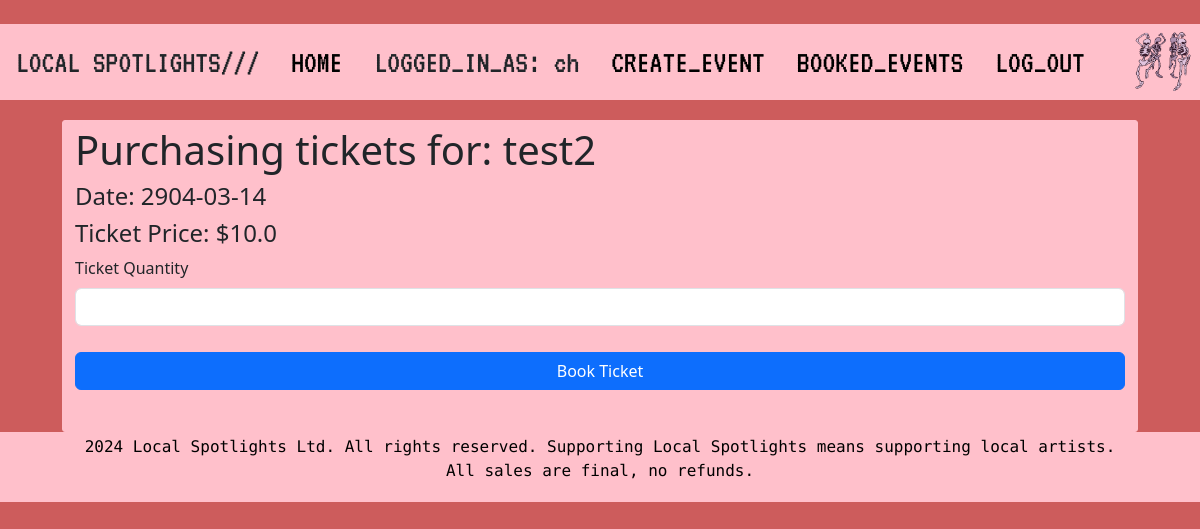
The page /events/6/booking (signed in) on the database its author committed.
### local_spotlights/models.py (models this page shows, shortened)
class User(db.Model, UserMixin):
    __tablename__ = 'users'
    id = db.Column(db.Integer, primary_key=True)
    name = db.Column(db.String(100), index=True, unique=True, nullable=False)
    email_id = db.Column(db.String(100), index=True, nullable=False)
    password_hash = db.Column(db.String(255), nullable=False)
    mobile_num = db.Column(db.String(20))
    address = db.Column(db.String(100))
    comments = db.relationship('Comment', backref='user')
    events = db.relationship('Event', backref='user')
    order = db.relationship('Order', backref='user')

class Event(db.Model):
    __tablename__ = 'events'
    id = db.Column(db.Integer, primary_key=True)
    artist = db.Column(db.String(80))
    description = db.Column(db.String(200))
    img = db.Column(db.String(400))
    genre = db.Column(db.String(100))
    venue = db.Column(db.String(300))
    date = db.Column(db.Date)
    start_time = db.Column(db.Time)
    end_time = db.Column(db.Time)
    ticket_quantity = db.Column(db.Integer)
    ticket_price = db.Column(db.Float(20))
    comments = db.relationship('Comment', backref='event')
    status = db.relationship('EventStatus', backref='event', uselist=False)
    order = db.relationship('Order', backref="event")
    user_id = db.Column(db.Integer, db.ForeignKey('users.id'))

### local_spotlights/events.py (the view, shortened to what this page needs)
@eventbp.route('/<id>/booking', methods = ['GET', 'POST'])
@login_required
def booking(id):
    event = db.session.scalar(db.select(Event).where(Event.id == id))
    print(event.artist)
    if not event:
        abort(404)
    event_status = db.session.scalar(db.select(EventStatus).where(EventStatus.event_id == id))
    print(event_status.status)
    if not event_status:
        abort(404)
    form = TicketBookingForm(event_id=id)
    return render_template('events/booking.html', form=form, event=event)

### local_spotlights/forms.py
class TicketBookingForm(FlaskForm):
    ticket_quantity = IntegerField("Ticket Quantity")
    submit = SubmitField("Book Ticket")

### local_spotlights/__init__.py (called while the page is built)
def create_app():
   app = Flask(__name__)  # this is the name of the module/package that is calling this app
   app.debug = True
   app.secret_key = 'somesecretkey'
   app.config['SQLALCHEMY_DATABASE_URI'] = 'sqlite:///sitedata.sqlite'
   db.init_app(app)
   Bootstrap5(app)
   login_manager = LoginManager()
   login_manager.login_view = 'auth.login'
   login_manager.init_app(app)
   from .models import User
   @login_manager.user_loader
   def load_user(user_id):
      return User.query.get(int(user_id))
   from . import views
   app.register_blueprint(views.main_bp)
   from . import auth
   app.register_blueprint(auth.auth_bp)
   from . import events
   app.register_blueprint(events.eventbp)
   @app.context_processor
   def get_context():
      year = datetime.datetime.today().year
      return dict(year=year)
   return app

### local_spotlights/templates/events/booking.html (shortened to what this page needs)
﻿{% extends "base.html" %}
{% from 'bootstrap5/form.html' import render_form %}
{% block head %}
<head>
    {{ super() }}
    <link rel="stylesheet" type="text/css" href="{{url_for('static', filename='styles/booking_style.css')}}" />
</head>
{% endblock head %}
    {% block content %}
    <div class="row" style="margin: 0px 50px 0px 50px;">
        <div class="col-75">
            <div class="container">
                <h1>Purchasing tickets for: {{event.artist}}</h1>
                <h4>Date: {{event.date}}</h4>
                <h4>Ticket Price: ${{event.ticket_price}}</h4>
                {{render_form(form)}}
            </div>
        </div>
    </div>
    {% endblock content %}

### local_spotlights/templates/base.html (shortened to what this page needs)
<!DOCTYPE html>
<html>
{% block head %}
<head>
    <link rel="stylesheet" href="https://cdnjs.cloudflare.com/ajax/libs/font-awesome/4.7.0/css/font-awesome.min.css">
</head>
{% endblock head %}
<body>
    <div class="topnav" id="myTopnav">
        <a>LOCAL SPOTLIGHTS///</a>
        <a href="{{ url_for('main.index') }}">HOME</a>
    {% if current_user.is_authenticated %}
        <a>LOGGED_IN_AS: {{current_user.name}}</a>
        <a href="{{ url_for('event.create') }}">CREATE_EVENT</a>
        <a href="{{ url_for('event.booked_events')}}">BOOKED_EVENTS</a>
        <a href="{{ url_for('auth.logout') }}">LOG_OUT</a>
    {% else %}
        <a href="{{ url_for('auth.register') }}">REGISTER</a>
        <a href="{{ url_for('auth.login') }}">LOG_IN</a>
    {% endif %}
        <img src="{{ url_for('static', filename='img/gif_1.gif') }}" style="height: 70px; float: right; width: 70px">
    </div>
    {% block content %} {% endblock content %}
        <footer style="bottom:0; font-family:azeret mono; text-align: center; padding: 3px; background-color: pink; color: black;">
            <p>
                {{year}} Local Spotlights Ltd. All rights reserved. Supporting Local Spotlights means supporting local artists.
                <br /> All sales are final, no refunds.
            </p>
        </footer>
    <link href="https://cdn.jsdelivr.net/npm/bootstrap@5.3.3/dist/css/bootstrap.min.css" rel="stylesheet"
>
</body>
</html>

### local_spotlights/static/styles/booking_style.css (style rules this page uses)
body { background-color: indianred !important; font-size: 30px; font-family: Pixelify Sans; font-weight: 500; }
.topnav { background-color: pink; overflow: hidden; margin-bottom: 20px; }
.topnav a { float: left; display: block; color: black; text-align: center; padding: 14px 16px; text-decoration: none; font-size: 32px; font-family: VT323; font-weight: 500; }
.row { display: -ms-flexbox; display: flex; -ms-flex-wrap: wrap; flex-wrap: wrap; margin: 0 -16px; }
.col-75 { -ms-flex: 75%; flex: 75%; }
.col-25, .col-50, .col-75 { padding: 0 16px; }
.container { background-color: pink; padding: 5px 20px 15px 20px; border: 1px solid pink; border-radius: 3px; }
label { margin-bottom: 10px; display: block; }
.btn { background-color: black; color: antiquewhite; padding: 12px; margin: 10px 0; border: none; width: 100%; border-radius: 3px; cursor: pointer; font-size: 17px; }

### rows shown on the page
User: name "ch"
Event: artist "test2", date "2904-03-14", ticket_price "10.0"
